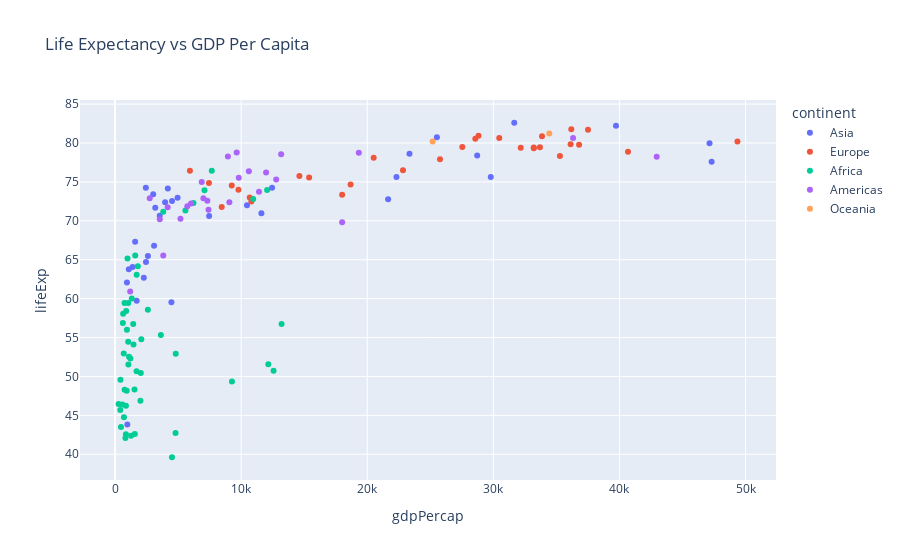

Write notebook code for a chart like this one.
### Markdown cell above
The 'mode' property is a flaglist and may be specified
    as a string containing:
      - Any combination of ['lines', 'markers', 'text'] joined with '+' characters
        (e.g. 'lines+markers')
        OR exactly one of ['none'] (e.g. 'none')

### Code cell
# Splitting the scatter by continent
# plotly express
fig = px.scatter(gapminder_subset, y='lifeExp', x="gdpPercap",color='continent',title='Life Expectancy vs GDP Per Capita',hover_name='country')
fig.show()

### Figure 1 — Plotly figure (JSON) as saved in the notebook; plotly's stock layout.template omitted (floating-point values rounded to 4 significant figures)
{"data": [{"hovertemplate": "<b>%{hovertext}</b><br><br>continent=Asia<br>gdpPercap=%{x}<br>lifeExp=%{y}<extra></extra>", "hovertext": ["Afghanistan", "Bahrain", "Bangladesh", "Cambodia", "China", "Hong Kong, China", "India", "Indonesia", "Iran", "Iraq", "Israel", "Japan", "Jordan", "Korea, Dem. Rep.", "Korea, Rep.", "Kuwait", "Lebanon", "Malaysia", "Mongolia", "Myanmar", "Nepal", "Oman", "Pakistan", "Philippines", "Saudi Arabia", "Singapore", "Sri Lanka", "Syria", "Taiwan", "Thailand", "Vietnam", "West Bank and Gaza", "Yemen, Rep."], "legendgroup": "Asia", "marker": {"color": "#636efa", "symbol": "circle"}, "mode": "markers", "name": "Asia", "orientation": "v", "showlegend": true, "type": "scatter", "x": [974.6, 29800.0, 1391.0, 1714.0, 4959.0, 39720.0, 2452.0, 3541.0, 11610.0, 4471.0, 25520.0, 31660.0, 4519.0, 1593.0, 23350.0, 47310.0, 10460.0, 12450.0, 3096.0, 944, 1091.0, 22320.0, 2606.0, 3190.0, 21650.0, 47140.0, 3970.0, 4185.0, 28720.0, 7458.0, 2442.0, 3025.0, 2281.0], "xaxis": "x", "y": [43.83, 75.64, 64.06, 59.72, 72.96, 82.21, 64.7, 70.65, 70.96, 59.55, 80.75, 82.6, 72.53, 67.3, 78.62, 77.59, 71.99, 74.24, 66.8, 62.07, 63.78, 75.64, 65.48, 71.69, 72.78, 79.97, 72.4, 74.14, 78.4, 70.62, 74.25, 73.42, 62.7], "yaxis": "y"}, {"hovertemplate": "<b>%{hovertext}</b><br><br>continent=Europe<br>gdpPercap=%{x}<br>lifeExp=%{y}<extra></extra>", "hovertext": ["Albania", "Austria", "Belgium", "Bosnia and Herzegovina", "Bulgaria", "Croatia", "Czech Republic", "Denmark", "Finland", "France", "Germany", "Greece", "Hungary", "Iceland", "Ireland", "Italy", "Montenegro", "Netherlands", "Norway", "Poland", "Portugal", "Romania", "Serbia", "Slovak Republic", "Slovenia", "Spain", "Sweden", "Switzerland", "Turkey", "United Kingdom"], "legendgroup": "Europe", "marker": {"color": "#EF553B", "symbol": "circle"}, "mode": "markers", "name": "Europe", "orientation": "v", "showlegend": true, "type": "scatter", "x": [5937.0, 36130.0, 33690.0, 7446.0, 10680.0, 14620.0, 22830.0, 35280.0, 33210.0, 30470.0, 32170.0, 27540.0, 18010.0, 36180.0, 40680.0, 28570.0, 9254.0, 36800.0, 49360.0, 15390.0, 20510.0, 10810.0, 9787.0, 18680.0, 25770.0, 28820.0, 33860.0, 37510.0, 8458.0, 33200.0], "xaxis": "x", "y": [76.42, 79.83, 79.44, 74.85, 73.0, 75.75, 76.49, 78.33, 79.31, 80.66, 79.41, 79.48, 73.34, 81.76, 78.89, 80.55, 74.54, 79.76, 80.2, 75.56, 78.1, 72.48, 74.0, 74.66, 77.93, 80.94, 80.88, 81.7, 71.78, 79.42], "yaxis": "y"}, {"hovertemplate": "<b>%{hovertext}</b><br><br>continent=Africa<br>gdpPercap=%{x}<br>lifeExp=%{y}<extra></extra>", "hovertext": ["Algeria", "Angola", "Benin", "Botswana", "Burkina Faso", "Burundi", "Cameroon", "Central African Republic", "Chad", "Comoros", "Congo, Dem. Rep.", "Congo, Rep.", "Cote d'Ivoire", "Djibouti", "Egypt", "Equatorial Guinea", "Eritrea", "Ethiopia", "Gabon", "Gambia", "Ghana", "Guinea", "Guinea-Bissau", "Kenya", "Lesotho", "Liberia", "Libya", "Madagascar", "Malawi", "Mali", "Mauritania", "Mauritius", "Morocco", "Mozambique", "Namibia", "Niger", "Nigeria", "Reunion", "Rwanda", "Sao Tome and Principe", "Senegal", "Sierra Leone", "Somalia", "South Africa", "Sudan", "Swaziland", "Tanzania", "Togo", "Tunisia", "Uganda", "Zambia", "Zimbabwe"], "legendgroup": "Africa", "marker": {"color": "#00cc96", "symbol": "circle"}, "mode": "markers", "name": "Africa", "orientation": "v", "showlegend": true, "type": "scatter", "x": [6223.0, 4797.0, 1441.0, 12570.0, 1217.0, 430.1, 2042.0, 706.0, 1704.0, 986.1, 277.6, 3633.0, 1545.0, 2082.0, 5581.0, 12150.0, 641.4, 690.8, 13210.0, 752.7, 1328.0, 942.7, 579.2, 1463.0, 1569.0, 414.5, 12060.0, 1045.0, 759.3, 1043.0, 1803.0, 10960.0, 3820.0, 823.7, 4811.0, 619.7, 2014.0, 7670.0, 863.1, 1598.0, 1712.0, 862.5, 926.1, 9270.0, 2602.0, 4513.0, 1107.0, 883.0, 7093.0, 1056.0, 1271.0, 469.7], "xaxis": "x", "y": [72.3, 42.73, 56.73, 50.73, 52.3, 49.58, 50.43, 44.74, 50.65, 65.15, 46.46, 55.32, 48.33, 54.79, 71.34, 51.58, 58.04, 52.95, 56.73, 59.45, 60.02, 56.01, 46.39, 54.11, 42.59, 45.68, 73.95, 59.44, 48.3, 54.47, 64.16, 72.8, 71.16, 42.08, 52.91, 56.87, 46.86, 76.44, 46.24, 65.53, 63.06, 42.57, 48.16, 49.34, 58.56, 39.61, 52.52, 58.42, 73.92, 51.54, 42.38, 43.49], "yaxis": "y"}, {"hovertemplate": "<b>%{hovertext}</b><br><br>continent=Americas<br>gdpPercap=%{x}<br>lifeExp=%{y}<extra></extra>", "hovertext": ["Argentina", "Bolivia", "Brazil", "Canada", "Chile", "Colombia", "Costa Rica", "Cuba", "Dominican Republic", "Ecuador", "El Salvador", "Guatemala", "Haiti", "Honduras", "Jamaica", "Mexico", "Nicaragua", "Panama", "Paraguay", "Peru", "Puerto Rico", "Trinidad and Tobago", "United States", "Uruguay", "Venezuela"], "legendgroup": "Americas", "marker": {"color": "#ab63fa", "symbol": "circle"}, "mode": "markers", "name": "Americas", "orientation": "v", "showlegend": true, "type": "scatter", "x": [12780.0, 3822.0, 9066.0, 36320.0, 13170.0, 7007.0, 9645.0, 8948.0, 6025.0, 6873.0, 5728.0, 5186.0, 1202.0, 3548.0, 7321.0, 11980.0, 2749.0, 9809.0, 4173.0, 7409.0, 19330.0, 18010.0, 42950.0, 10610.0, 11420.0], "xaxis": "x", "y": [75.32, 65.55, 72.39, 80.65, 78.55, 72.89, 78.78, 78.27, 72.23, 74.99, 71.88, 70.26, 60.92, 70.2, 72.57, 76.19, 72.9, 75.54, 71.75, 71.42, 78.75, 69.82, 78.24, 76.38, 73.75], "yaxis": "y"}, {"hovertemplate": "<b>%{hovertext}</b><br><br>continent=Oceania<br>gdpPercap=%{x}<br>lifeExp=%{y}<extra></extra>", "hovertext": ["Australia", "New Zealand"], "legendgroup": "Oceania", "marker": {"color": "#FFA15A", "symbol": "circle"}, "mode": "markers", "name": "Oceania", "orientation": "v", "showlegend": true, "type": "scatter", "x": [34440.0, 25190.0], "xaxis": "x", "y": [81.23, 80.2], "yaxis": "y"}], "layout": {"legend": {"title": {"text": "continent"}, "tracegroupgap": 0}, "title": {"text": "Life Expectancy vs GDP Per Capita"}, "xaxis": {"anchor": "y", "domain": [0, 1], "title": {"text": "gdpPercap"}}, "yaxis": {"anchor": "x", "domain": [0, 1], "title": {"text": "lifeExp"}}}}
